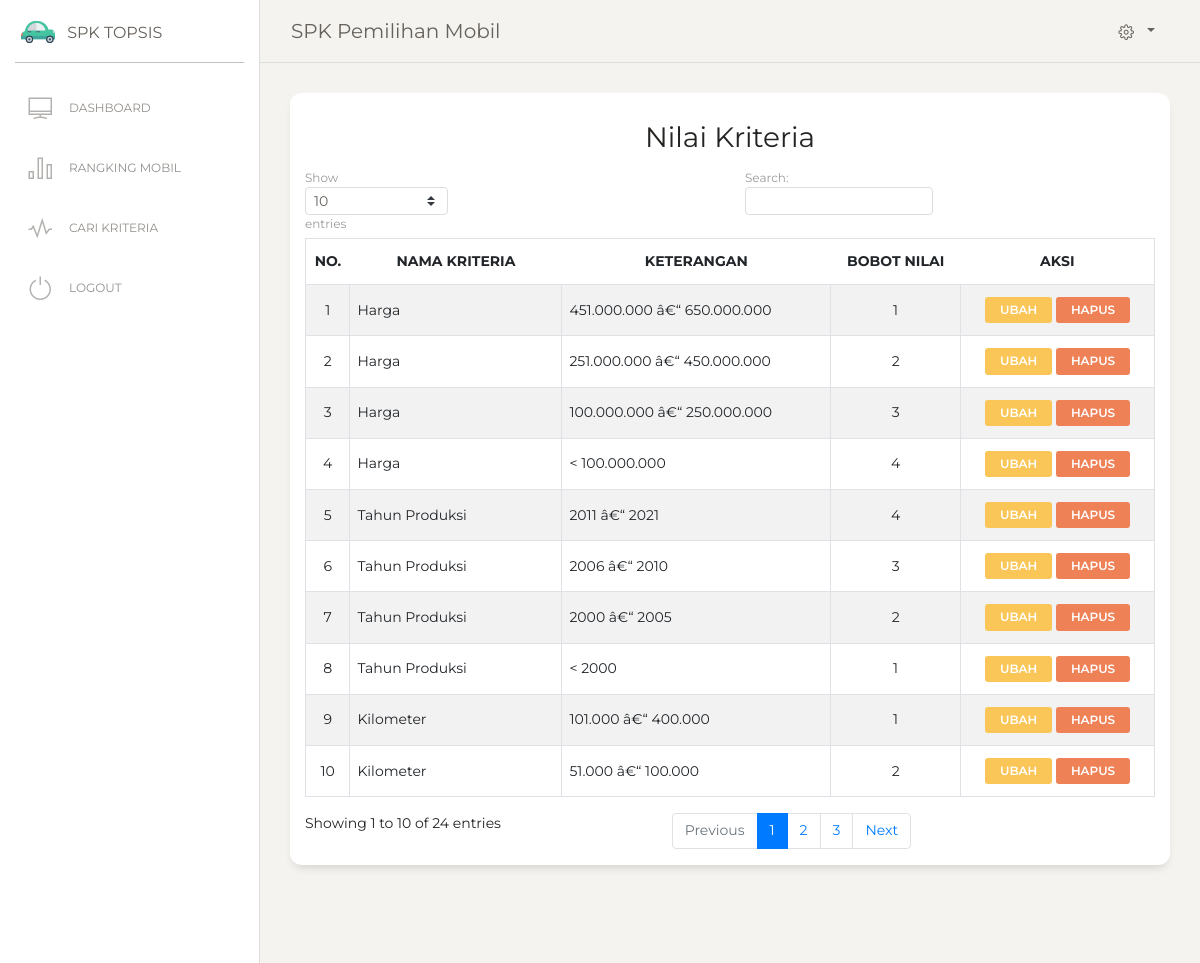
Page /nilaiKriteriaUser.php (signed in) on the committed database.
### tables this page shows
CREATE TABLE IF NOT EXISTS `tb_nilai_kriteria` (
  `id_tkriteria` int(11) NOT NULL AUTO_INCREMENT,
  `id_kriteria` int(11) NOT NULL,
  `keterangan` varchar(100) NOT NULL,
  `nkriteria` varchar(15) NOT NULL,
  PRIMARY KEY (`id_tkriteria`)
);

CREATE TABLE IF NOT EXISTS `tb_kriteria` (
  `id_kriteria` int(11) NOT NULL AUTO_INCREMENT,
  `atribut` varchar(50) NOT NULL,
  `bobot_nilai` varchar(50) NOT NULL,
  `nama_kriteria` varchar(50) NOT NULL,
  PRIMARY KEY (`id_kriteria`)
);

### nilaiKriteriaUser.php (the view, shortened to what this page needs)
<?php
include 'header.php';
include 'menu.php';
?>
<div class="content">
  <div class="row">
    <div class="col-md-12">
      <div class="card ">
        <div class="card-header ">
          <h3 class="card-title"><center>Nilai Kriteria</h3>
        <table id="example" class="table table-striped table-bordered" >
            <thead>
                <tr>
                    <th><center>No.</th>
                    <th><center>Nama kriteria</th>
                    <th><center>Keterangan</th>
                    <th><center>Bobot Nilai</th>
                    <th><center>Aksi</th>
                </tr>
            </thead>
            <tbody>
                <?php
                $sql=mysql_query("SELECT * FROM tb_kriteria, tb_nilai_kriteria WHERE tb_kriteria.id_kriteria=tb_nilai_kriteria.id_kriteria");
                $no=1;
                while ($row=mysql_fetch_array($sql)){?>
                  <tr class='td' bgcolor='#FFF'>
                    <td><center><?php echo $no++ ?></td>
                    <td><?php echo $row['nama_kriteria'];?></td>
                    <td><?php echo $row['keterangan'];?></td>
                    <td><center><?php echo $row['nkriteria'];?></td>
                    <td><center>
                        <a class="btn btn-warning btn-sm" href=nilaiKriteriaEditUser.php?idk=<?= $row['id_tkriteria'] ?> >Ubah</a>
                        <a href="nilaiKriteriaHapus.php?idk=<?= $row['id_kriteria']; ?>"  class="btn btn-danger btn-sm"
                          onclick="return confirm('Anda yakin Hapus data Kriteria <?= $row['nama_kriteria']; ?> ?')">Hapus</a>
                    </td>
                  </tr>
                <?php }?>
            </tbody>
        </table>
        </div>
      </div>
    </div>
  </div>
</div>
<?php include 'footer.php' ?>

### rows in the picture
tb_nilai_kriteria: id_kriteria.nama_kriteria "Harga", keterangan "451.000.000 â€“ 650.000.000", nkriteria "1"
tb_nilai_kriteria: id_kriteria.nama_kriteria "Harga", keterangan "251.000.000 â€“ 450.000.000", nkriteria "2"
tb_nilai_kriteria: id_kriteria.nama_kriteria "Harga", keterangan "100.000.000 â€“ 250.000.000", nkriteria "3"
tb_nilai_kriteria: id_kriteria.nama_kriteria "Harga", keterangan "< 100.000.000", nkriteria "4"
tb_nilai_kriteria: id_kriteria.nama_kriteria "Tahun Produksi", keterangan "2011 â€“ 2021", nkriteria "4"
tb_nilai_kriteria: id_kriteria.nama_kriteria "Tahun Produksi", keterangan "2006 â€“ 2010", nkriteria "3"
tb_nilai_kriteria: id_kriteria.nama_kriteria "Tahun Produksi", keterangan "2000 â€“ 2005", nkriteria "2"
tb_nilai_kriteria: id_kriteria.nama_kriteria "Tahun Produksi", keterangan "< 2000", nkriteria "1"
tb_nilai_kriteria: id_kriteria.nama_kriteria "Kilometer", keterangan "101.000 â€“ 400.000", nkriteria "1"
tb_nilai_kriteria: id_kriteria.nama_kriteria "Kilometer", keterangan "51.000 â€“ 100.000", nkriteria "2"
